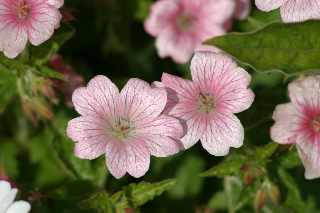
#> input picture MSRC_ObjCategImageDatabase_v2/Images/10_12_s.bmp, 320 x 213 px; its folder holds 4 pictures in this run
$ python compute_sift_bovw_Descriptors.py out 3
#> lines starting #> are read from the running program, lines starting #| are printed output that depends on the picture
import os
import cv2
import scipy.io
import argparse
import numpy as np
from sklearn.preprocessing import StandardScaler
from sklearn.cluster import KMeans


if __name__ == "__main__":

    parser = argparse.ArgumentParser(description='Compute BOVW of k cluster of SIFT Descriptors ')
    parser.add_argument('--dataset_path', help='path to dataset',
                        default=r"../MSRC_ObjCategImageDatabase_v2/Images/")
    parser.add_argument('output_path', metavar='o', type=str,
                        help ="Folder to save descriptors")
    parser.add_argument('n_clusters', metavar='k', type=int,
                        help ="Number of clusters", default=5)
    args = parser.parse_args()

    dataset_path = args.dataset_path
    print(f"Data set Path - {dataset_path}")
    images = [os.path.join(dataset_path, file) for file in os.listdir(dataset_path)
                if file.endswith('.bmp')]

    print(f"Total Images {len(images)}")
    print("Computing SIFT Descriptors")
    descriptors = [];
    for im in images:
        img = cv2.imread(im, 0)
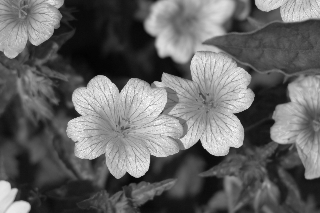
#> img: shape (213, 320); min 2, max 252, mean 101
        sift = cv2.SIFT_create()
        kp, des = sift.detectAndCompute(img,None) #computing sift descriptors
#> kp = 453 keypoints; strongest (x, y, size): (199, 143, 4.1), (224, 137, 23.4), (160, 81, 2), (180, 71, 12)
        for descriptor in des:
            descriptors.append(descriptor) #can use extend
#> after the loop, descriptors = 453 items
#> pass 2 of the loop `for im in images:`:
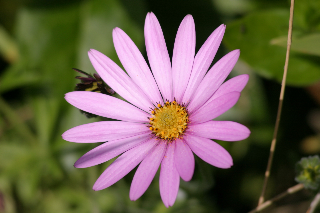
#> input picture MSRC_ObjCategImageDatabase_v2/Images/10_14_s.bmp, 320 x 213 px
#> `img = cv2.imread(im, 0)`:
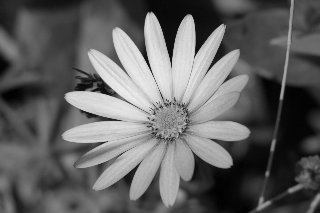
#> img: shape (213, 320); min 0, max 238, mean 98.2
#> `kp, des = sift.detectAndCompute(img,None)`: kp = 212 keypoints; strongest (x, y, size): (187, 26, 11.8), (152, 24, 11.9), (104, 89, 8.6), (197, 50, 3.4)
#> after the loop `for descriptor in des:`: descriptors = 665 items
#> pass 3 of the loop `for im in images:`:
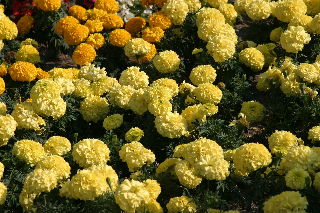
#> input picture MSRC_ObjCategImageDatabase_v2/Images/10_23_s.bmp, 320 x 213 px
#> `img = cv2.imread(im, 0)`:
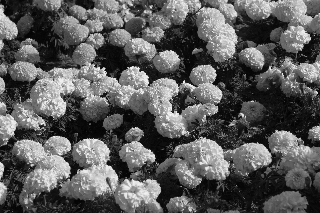
#> img: shape (213, 320); min 2, max 246, mean 91.9
#> `kp, des = sift.detectAndCompute(img,None)`: kp = 1010 keypoints; strongest (x, y, size): (171, 58, 11), (99, 68, 1.9), (255, 55, 12.4), (242, 115, 2.1)
#> after the loop `for descriptor in des:`: descriptors = 1675 items
#> the loop made 4 passes; the first 3 are shown

    descriptors = np.array(descriptors)

    n_clusters = args.n_clusters;
    scaler = StandardScaler()
    scaled_features = scaler.fit_transform(descriptors) #normalization
    print(f"Clustering the data into {n_clusters} clusters");
    kmeans = KMeans(n_clusters=n_clusters, random_state=0)
    model = kmeans.fit(scaled_features) #clustering the dataset

    output_path = args.output_path; #"../descriptors/test/"

# lazy programming :)
# It is okay to compute descriptors again because SIFT is a repeating descriptor
    for im in images:
        img = cv2.imread(im, 0)
        sift = cv2.SIFT_create()
        kp, des = sift.detectAndCompute(img,None)
#> kp = 453 keypoints; strongest (x, y, size): (199, 143, 4.1), (224, 137, 23.4), (160, 81, 2), (180, 71, 12)
        scaled_descriptor = scaler.transform(des)
        scaled_descriptor  = scaled_descriptor.astype(np.float32)
        image_clusters = model.predict(scaled_descriptor)
        frequency, _ = np.histogram(image_clusters, bins = n_clusters, range=(0, n_clusters-1))
        filename = os.path.join(output_path, os.path.basename(im).split('.')[0])+'.mat'
        scipy.io.savemat(filename, {'F': frequency})
        print(f"Saving to {filename}")
#> pass 2 of the loop `for im in images:`:
#> `kp, des = sift.detectAndCompute(img,None)`: kp = 212 keypoints; strongest (x, y, size): (187, 26, 11.8), (152, 24, 11.9), (104, 89, 8.6), (197, 50, 3.4)
#> pass 3 of the loop `for im in images:`:
#> `kp, des = sift.detectAndCompute(img,None)`: kp = 1010 keypoints; strongest (x, y, size): (171, 58, 11), (99, 68, 1.9), (255, 55, 12.4), (242, 115, 2.1)
#> the loop made 4 passes; the first 3 are shown
